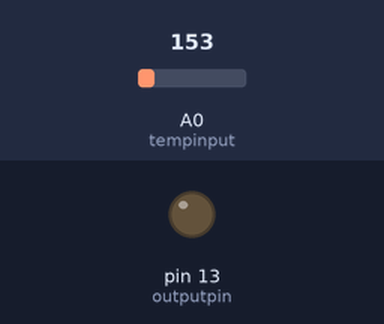
Bench run of a sketch on a simulated Arduino Uno, built with avr-gcc and run on an emulated ATmega328P. Shown: output pins drawn as LEDs (lit = HIGH). Dashed ring = blinking. Inputs (shaded band) come from the test bench; at power-on: A0 (tempinput) = 153.

Above: at 1.2 s.
1.3 s: A0 (tempinput) set to 194
At 1.45 s:
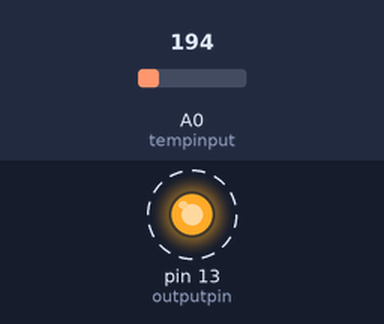
Timing chart, 0 to 10.3 s (numbered marks = the images above; inputs shaded):
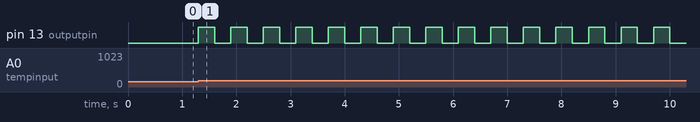

The sketch:

tempsensor.ino
```cpp
int tempinput = A0;
float val = 0.0;
float voltageinmv ;
float centigradetemp;
int thresholdtemp = 36;
int outputpin = 13 ;

void setup()
{
  pinMode(A0, INPUT);
  pinMode(13,OUTPUT);
}

void loop()
{

  val = analogRead(tempinput);
  voltageinmv = val*(5000.0/1024.0);
  centigradetemp = ((voltageinmv) - 500.0) / 10.0 ;
  if (centigradetemp >= thresholdtemp)
  {
    for (int i=5 ; i>0 ; i++)
    {
      digitalWrite(outputpin , HIGH);
      delay(300);
      digitalWrite(outputpin , LOW);
      delay(300);
    }

  }
  else
  {
    digitalWrite(outputpin , LOW);
  }


}
```

Measured:
- the behaviour switches between 176 and 177 on A0 (tempinput) (found by bisection; images 0 and 1)
- after the input at 1.3 s, pin 13 (outputpin): alternates HIGH for 0.30 s and LOW for 0.30 s, starting at once
